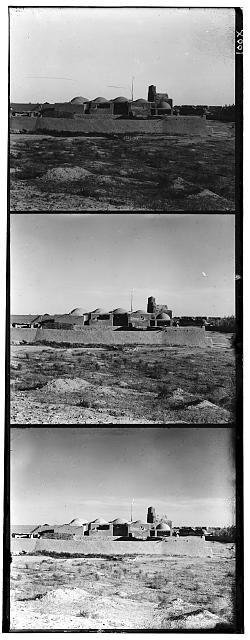
#> input picture pract2/img/set/s1.jpg, 250 x 640 px; its folder holds 4 pictures in this run
$ python 1392634_1497427_lab2.py
#> lines starting #> are read from the running program, lines starting #| are printed output that depends on the picture
import os
import time
import cv2
import numpy as np
from matplotlib import pyplot as plt
from scipy import signal


def cut(img):
    size = int(np.shape(img)[0]/3)
    img_3_1 = img[0:size,:]
    img_3_2 = img[size:size*2,:]
    img_3_3 = img[size*2:size*3,:]
    return img_3_1, img_3_2, img_3_3

def getFFTconv(reference, image):
    referenceMean = reference.astype(np.double) - reference.mean().astype(np.double)
    imageMean = image.astype(np.double) - image.mean().astype(np.double)

    convRef = signal.fftconvolve(referenceMean, referenceMean[::-1,::-1], mode='same')
    centerRef = np.unravel_index(np.argmax(convRef), convRef.shape)
    conv = signal.fftconvolve(referenceMean, imageMean[::-1,::-1], mode='same')
    center = np.unravel_index(np.argmax(conv), conv.shape)
    diff = [center[0] - centerRef[0], center[1] - centerRef[1]]

    new = np.roll(image,diff[0],axis=0)
    new = np.roll(new,diff[1],axis=1)
    return new

def getCrossCorr(reference, image):
    referenceMean = reference.astype(np.double) - reference.mean().astype(np.double)
    imageMean = image.astype(np.double) - image.mean().astype(np.double)

    corrRef = signal.correlate2d(referenceMean, referenceMean, boundary='symm', mode='same')
    yRef, xRef = np.unravel_index(np.argmax(corrRef), corrRef.shape)

    corr = signal.correlate2d(referenceMean, imageMean, boundary='symm', mode='same')
    y, x = np.unravel_index(np.argmax(corr), corr.shape)

    new = np.roll(image,x-xRef,axis=1)
    new = np.roll(new,y-yRef,axis=0)

    return new

def getCorr(reference, image):
    referenceMean = reference.astype(np.double) - reference.mean().astype(np.double)
    imageMean = image.astype(np.double) - image.mean().astype(np.double)

    corrRef = signal.convolve2d(referenceMean, referenceMean[::-1,::-1], boundary='symm', mode='same')
    yRef, xRef = np.unravel_index(np.argmax(corrRef), corrRef.shape)

    corr = signal.convolve2d(referenceMean, imageMean[::-1,::-1], boundary='symm', mode='same')
    y, x = np.unravel_index(np.argmax(corr), corr.shape)

    new = np.roll(image,x-xRef,axis=1)
    new = np.roll(new,y-yRef,axis=0)

    return new

def alignImages(ref, im2, im3, alignType, name):
    shape = ref.shape
    result = np.zeros((shape[0],shape[1],3))
    t=time.time()
    if alignType == 0:
        result[:,:,0] = ref
        result[:,:,1] = getFFTconv(ref, im2)
        result[:,:,2] = getFFTconv(ref, im3)
    elif alignType == 1:
        result[:,:,0] = ref
        result[:,:,1] = getCrossCorr(ref, im2)
        result[:,:,2] = getCrossCorr(ref, im3)
    elif alignType == 2:
        result[:,:,0] = ref
        result[:,:,1] = getCorr(ref, im2)
        result[:,:,2] = getCorr(ref, im3)
    elapsed=time.time()-t
    print(name + ': Elapsed time is '+str(elapsed)+' seconds')

    return result

def saveImg(img, name, extension):
    n = os.path.splitext(name)[0] + "_color" + extension
    cv2.imwrite(n, img)
    return 0

# ----------------------------------------------------------------------------

# path = "img/problemes/"
# imageSet = "p"
path = "img/set/"
imageSet = "s"
extension = ".jpg"
alignType = 0

files = os.listdir(path)

for i in range(1,len(files)):
    name = path + imageSet + str(i) + extension
    img =  cv2.imread(name, cv2.IMREAD_GRAYSCALE)
#> img is the input picture: shape (640, 250); min 0, max 255, mean 142.1
    r, g, b = cut(img)
#> in cut, `img_3_1 = img[0:size,:]`:
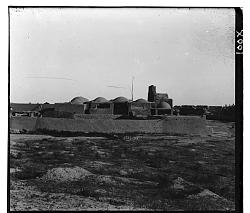
#> img_3_1: shape (213, 250); min 0, max 255, mean 131.4
#> in cut, `img_3_2 = img[size:size*2,:]`:
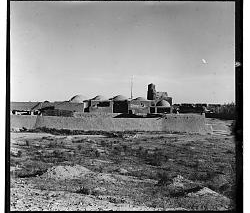
#> img_3_2: shape (213, 250); min 0, max 255, mean 136.2
#> in cut, `img_3_3 = img[size*2:size*3,:]`:
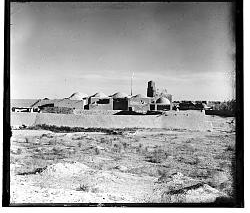
#> img_3_3: shape (213, 250); min 0, max 255, mean 158.3
    result = alignImages(r,g,b,alignType, name)
#> in getFFTconv, `convRef = signal.fftconvolve(referenceMean, referenceMean[::-1,::-1], ..`:
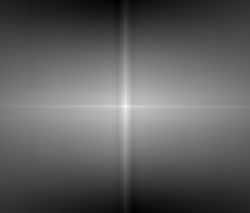
#> convRef: shape (213, 250) float64; min -147607094.3, max 406872124.4, mean 58600413.4; drawn with min black and max white
#> in getFFTconv, `centerRef = np.unravel_index(np.argmax(convRef), convRef.shape)`: centerRef = (106, 125)
#> in getFFTconv, `center = np.unravel_index(np.argmax(conv), conv.shape)`: center = (108, 125)
#> in getFFTconv, `diff = [center[0] - centerRef[0], center[1] - centerRef[1]]`: diff = [2, 0]
#> in getFFTconv (call 2), `conv = signal.fftconvolve(referenceMean, imageMean[::-1,::-1], mode='s..`:
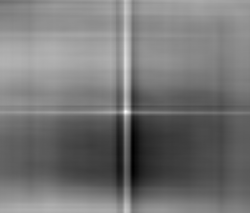
#> conv: shape (213, 250) float64; min -68276439.9, max 54229086.9, mean -11967253.5; drawn with min black and max white
#> in getFFTconv (call 2), `center = np.unravel_index(np.argmax(conv), conv.shape)`: center = (111, 125)
#> in getFFTconv (call 2), `diff = [center[0] - centerRef[0], center[1] - centerRef[1]]`: diff = [5, 0]
#> in getFFTconv (call 2), `new = np.roll(image,diff[0],axis=0)`:
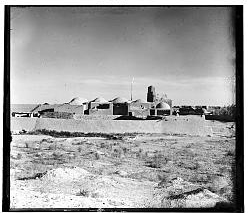
#> new: shape (213, 250); min 0, max 255, mean 158.3
#> in alignImages, `result[:,:,2] = getFFTconv(ref, im3)`:
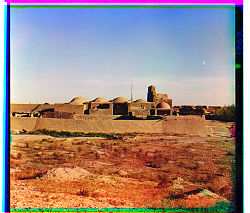
#> result: shape (213, 250, 3) float64; mean of channels 0, 1, 2 131.4, 136.2, 158.3; drawn as B, G, R
    saveImg(result, path + "results/"+ imageSet + str(i), extension)
    plt.figure(i)
    plt.imshow(result.astype(np.uint8))
#> pass 2 of the loop `for i in range(1,len(files)):`:
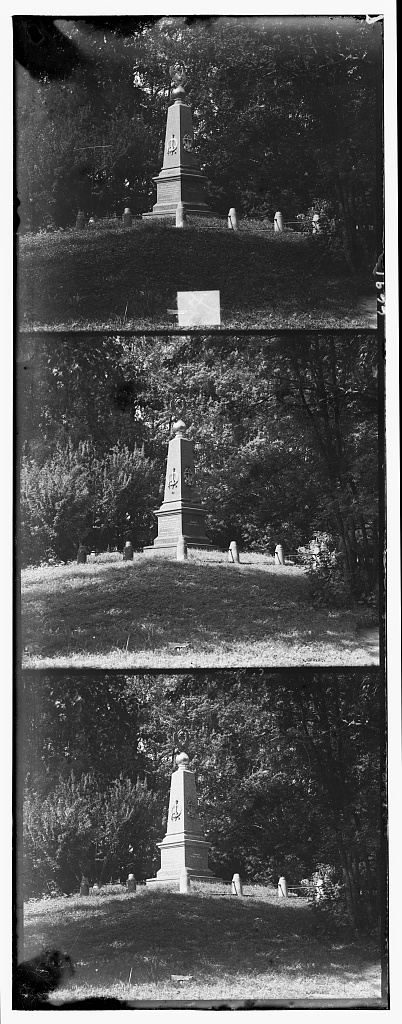
#> input picture pract2/img/set/s2.jpg, 402 x 1024 px
#> img is the input picture: shape (1024, 402); min 0, max 255, mean 86.1
#> img_3_1: shape (341, 402)
#> img_3_2: shape (341, 402)
#> img_3_3: shape (341, 402)
#> referenceMean: shape (341, 402) float64
#> imageMean: shape (341, 402) float64
#> convRef: shape (341, 402) float64
#> conv: shape (341, 402) float64
#> in getFFTconv (call 4), `conv = signal.fftconvolve(referenceMean, imageMean[::-1,::-1], mode='s..`:
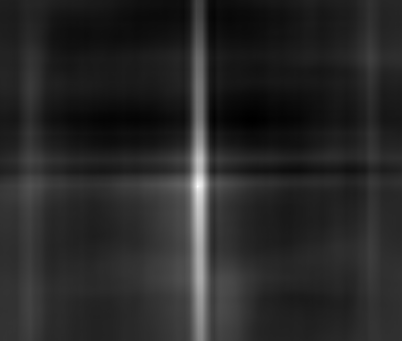
#> conv: shape (341, 402) float64; min -64006842.8, max 331454057.7, mean -2598671.5; drawn with min black and max white
#> center = (186, 197)
#> diff = [16, -4]
#> in alignImages (call 2), `result[:,:,2] = getFFTconv(ref, im3)`:
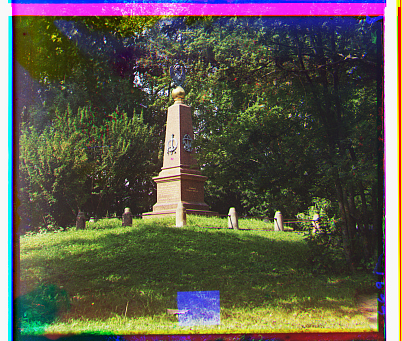
#> result: shape (341, 402, 3) float64; mean of channels 0, 1, 2 76, 88.7, 92.9; drawn as B, G, R
#> pass 3 of the loop `for i in range(1,len(files)):`:
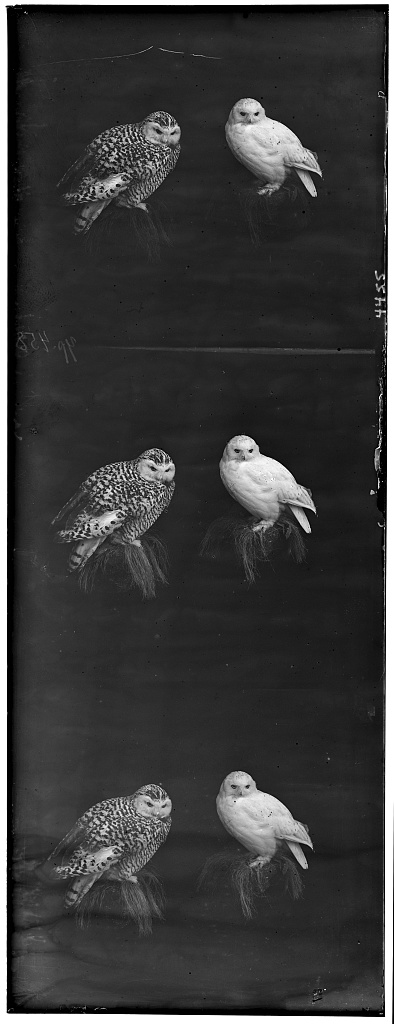
#> input picture pract2/img/set/s3.jpg, 394 x 1024 px
#> img is the input picture: shape (1024, 394); min 0, max 255, mean 58.2
#> img_3_1: shape (341, 394)
#> img_3_2: shape (341, 394)
#> img_3_3: shape (341, 394)
#> referenceMean: shape (341, 394) float64
#> imageMean: shape (341, 394) float64
#> convRef: shape (341, 394) float64
#> conv: shape (341, 394) float64
#> in alignImages (call 3), `result[:,:,1] = getFFTconv(ref, im2)`:
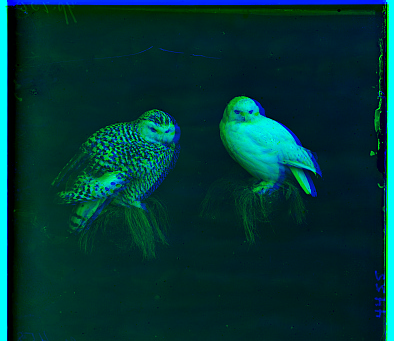
#> result: shape (341, 394, 3) float64; mean of channels 0, 1, 2 53.7, 54, 0; drawn as B, G, R
#> center = (176, 198)
#> diff = [6, 1]
#> in getFFTconv (call 6), `new = np.roll(image,diff[0],axis=0)`:
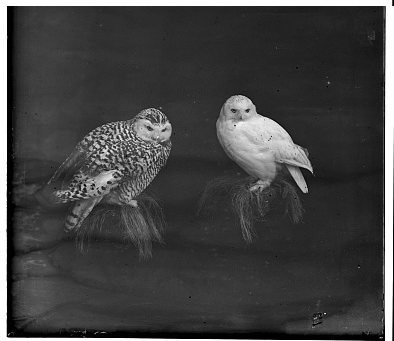
#> new: shape (341, 394); min 0, max 255, mean 66.4
